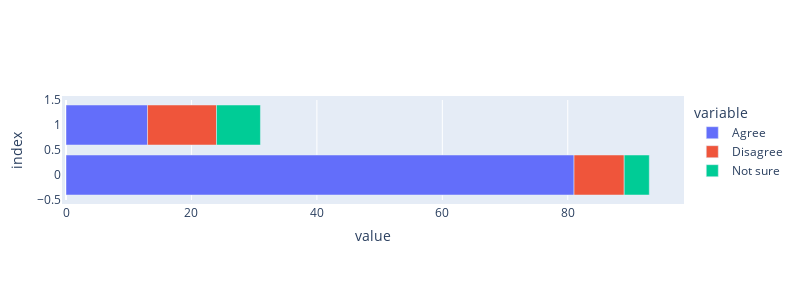

Notebook source saved alongside this figure:
### Markdown cell above
# **The visual analysis of the sum of the (Agree, Disagree, not sure) of Intrusive thought (Q1,Q2,Q3 and Q4)**

### Code cell
import plotly.express as px
fig = px.bar(dfCompare, x=["Agree", "Disagree", "Not sure"],)
fig.update_layout(
    autosize=True,
    width=800,
    height=300,
    margin=dict(
        l=50,
        r=50,
        b=100,
        t=100,
        pad=4
    ),

)


fig.show()

### Figure 1 — Plotly figure (JSON) as saved in the notebook; plotly's stock layout.template omitted (floating-point values rounded to 4 significant figures)
{"data": [{"alignmentgroup": "True", "hovertemplate": "variable=Agree<br>value=%{x}<br>index=%{y}<extra></extra>", "legendgroup": "Agree", "marker": {"color": "#636efa", "pattern": {"shape": ""}}, "name": "Agree", "offsetgroup": "Agree", "orientation": "h", "showlegend": true, "textposition": "auto", "type": "bar", "x": [81, 13], "xaxis": "x", "y": [0, 1], "yaxis": "y"}, {"alignmentgroup": "True", "hovertemplate": "variable=Disagree<br>value=%{x}<br>index=%{y}<extra></extra>", "legendgroup": "Disagree", "marker": {"color": "#EF553B", "pattern": {"shape": ""}}, "name": "Disagree", "offsetgroup": "Disagree", "orientation": "h", "showlegend": true, "textposition": "auto", "type": "bar", "x": [8, 11], "xaxis": "x", "y": [0, 1], "yaxis": "y"}, {"alignmentgroup": "True", "hovertemplate": "variable=Not sure<br>value=%{x}<br>index=%{y}<extra></extra>", "legendgroup": "Not sure", "marker": {"color": "#00cc96", "pattern": {"shape": ""}}, "name": "Not sure", "offsetgroup": "Not sure", "orientation": "h", "showlegend": true, "textposition": "auto", "type": "bar", "x": [4, 7], "xaxis": "x", "y": [0, 1], "yaxis": "y"}], "layout": {"autosize": true, "barmode": "relative", "height": 300, "legend": {"title": {"text": "variable"}, "tracegroupgap": 0}, "margin": {"b": 100, "l": 50, "pad": 4, "r": 50, "t": 100}, "width": 800, "xaxis": {"anchor": "y", "domain": [0, 1], "title": {"text": "value"}}, "yaxis": {"anchor": "x", "domain": [0, 1], "title": {"text": "index"}}}}
